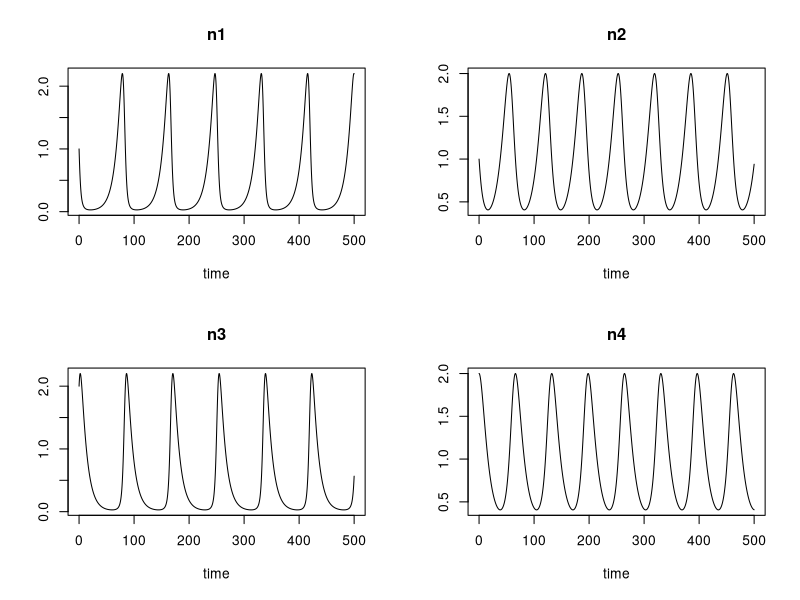
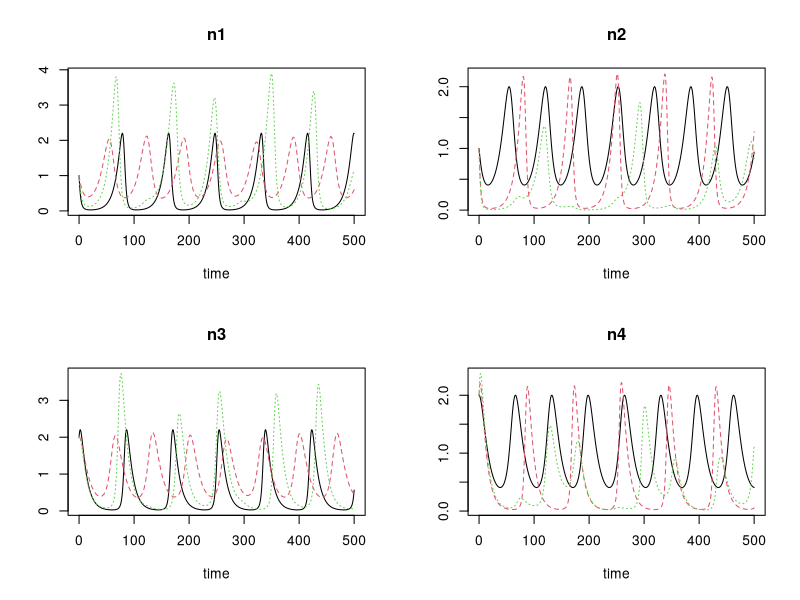

R code for these plots, in order:
library(deSolve)

model <- function(t, n, parms) {
  with(parms, {
    dn <- r * n  + n * (A %*% n)
    list(dn)
  })
}

parms <- list(
  r = c(r1 = 0.1, r2 = 0.1, r3 = -0.1, r4 = -0.1),
  A = matrix(c(
    0.0, 0.0, -0.2, 0.0, # prey 1
    0.0, 0.0, 0.0, -0.1, # prey 2
    0.2, 0.0, 0.0, 0.0,  # predator 1; eats prey 1
    0.0, 0.1, 0.0, 0.0), # predator 2; eats prey 2
    nrow = 4, ncol = 4, byrow = TRUE)
)

times = seq(0, 500, 0.1)
n0  = c(n1 = 1, n2 = 1, n3 = 2, n4 = 2)

out <- ode(n0, times, model, parms)
plot(out)
### ----------------------------------------------------------------------------

## Now change the interactions, so that preys eat on both resources

## weak coupling
A <- matrix(c(0.0,  0.0, -0.1,   -0.001,      # prey 1
              0.0,  0.0, -0.002, -0.2,        # prey 2
              0.0,  0.0,  0.0,    0.0,        # predator 1
              0.0,  0.0,  0.0,    0.0),       # predator 2
              nrow = 4, ncol = 4, byrow=TRUE)

parms$A <- A - t(A) # make matrix symmetric
out1 <- ode(n0, times, model, parms)

## stronger coupling
A <- matrix(c(0.0, 0.0,  -0.1,  -0.05,       # prey 1
              0.0, 0.0,  -0.02, -0.2,        # prey 2
              0.0, 0.0,   0.0,   0.0,        # predator 1
              0.0, 0.0,   0.0,   0.0),       # predator 2
              nrow = 4, ncol = 4, byrow=TRUE)

parms$A <- A - t(A) # make matrix symmetric

out2 <- ode(n0, times, model, parms)
plot(out, out1, out2)

## Exercises:
## - experiment with strength of interaction
## - let predators prey on themselves
## - expand the model to more species
